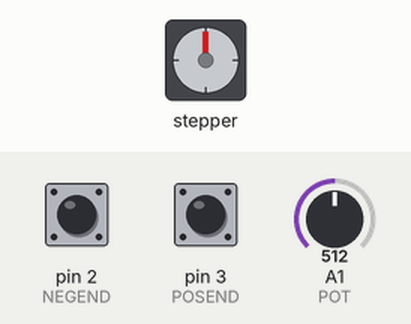
Bench run of a sketch on a simulated Arduino Mega 2560, built with avr-gcc and run on an emulated ATmega2560. On the bench: stepper motor. The inputs (shaded band) are chosen by the test bench; at power-on: A1 (POT) = 512, pin 2 (NEGEND) HIGH, pin 3 (POSEND) HIGH. Stepper angles assume 200 steps per turn.

Above: at 1.2 s.
1.3 s: A1 (POT) set to 716
At 1.45 s:
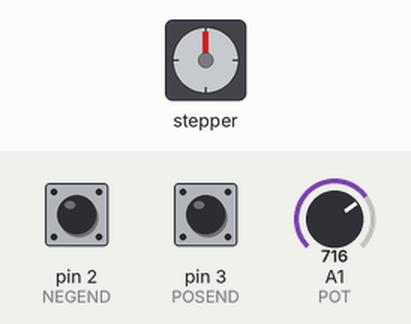
4.3 s: pin 2 (NEGEND) pulled LOW for 0.15 s
At 4.3 s:
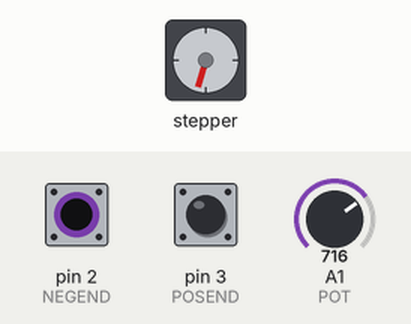
5.9 s: A1 (POT) set to 306
At 6.35 s:
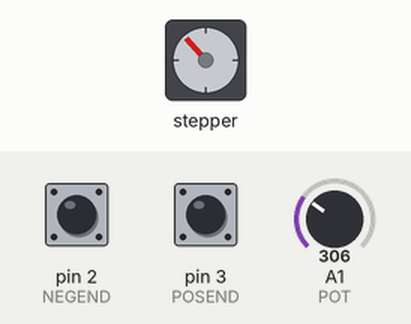
8.9 s: pin 3 (POSEND) pulled LOW for 0.15 s
At 8.9 s:
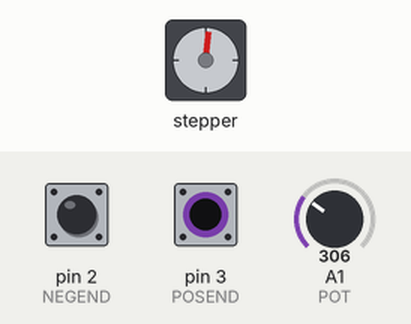
10.5 s: A1 (POT) set to 900
At 11.25 s:
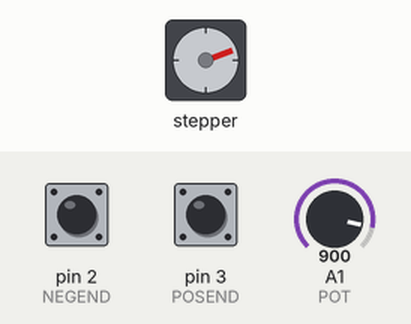
13.5 s: pin 3 (POSEND) pulled LOW for 0.15 s
Timing chart, 0 to 22.5 s (numbered marks = the images above; inputs shaded):
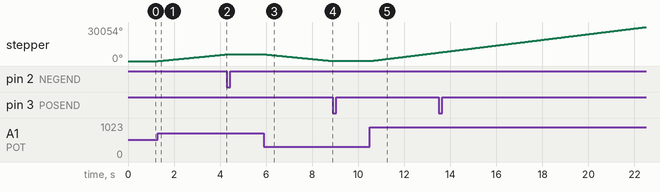

Measured:
- after the input at 1.3 s, stepper: keeps turning clockwise at about 1986°/s, starting at once
- after the input at 4.3 s, stepper: stops changing and stays 5956°
- after the input at 5.9 s, stepper: keeps turning counter-clockwise at about 1984°/s, starting at once
- after the input at 8.9 s, stepper: stops changing and stays 7°

The sketch:

stepper_working.ino
```cpp
// (licence header left out)
// PARTS:
// - Allegro stepper driver
// - 10k pot
// - end stop microswitches (pull-up)
// - NEMA 11 or 17 stepper motor

#include <AccelStepper.h>

// pin definitions
#define STEP (5)
#define DIR (4)
#define NEGEND (2) // INT0
#define POSEND (3) // INT1
#define POT (A1)

float potValue = 0;
byte nopTick = 0;
AccelStepper stepper(1, STEP, DIR); // 1 = (2 wire mode)

void setup()
{
  // setup endstop buttons as interrupts
  pinMode(NEGEND, INPUT_PULLUP);
  pinMode(POSEND, INPUT_PULLUP);
  attachInterrupt(digitalPinToInterrupt(NEGEND), negEndStop, CHANGE);
  attachInterrupt(digitalPinToInterrupt(POSEND), posEndStop, CHANGE);

  // setup motor
  stepper.setMaxSpeed((float)(1023*2));

  // setup analog pot
  pinMode(POT, INPUT);

  // =====================================================
  // SERIAL FUCKS UP PWM COUNTER FOR MOTOR!!!!!
  // DO NOT USE UNLESS TO DEBUG!!!!!!
  // =====================================================
  //Serial.begin(9600);

}

void loop()
{

  stepper.runSpeed(); // call as often as possible
  stepper.setSpeed((float)readAndConvertPot());

}

/**
 * Reads from the analog potentiometer a value 0-5v (0-1023)
 * then converts it to center 0 for a positive negative sweeping motion.
 * Output value becomes (-1023 +1023)
 */
int readAndConvertPot() {
  int delta = 120;
  int value = (analogRead(POT) * 8) - (1023*4);
  if (value < delta && value > -delta) {
    return 0;
  } else {
    return value > 0? value -delta: value+delta;
  }
}

/**
 * Interrupt for stopping the negative rotation. Holds the motor captive until
 * readAndConvertPot() returns a positive value (IE: spinning the other direction)
 */
void negEndStop() {
  stepper.stop();
  while (readAndConvertPot() > 0) { // "captive" wait for value to come back down (reverse direction)
    nopTick++; // super short delay tick (1-2 cycles)
  }
}
void posEndStop() {
  stepper.stop();
  while (readAndConvertPot() < 0) { // "captive" wait for value to come back down (reverse direction)
    nopTick++; // super short delay tick (1-2 cycles)
  }
}
```
